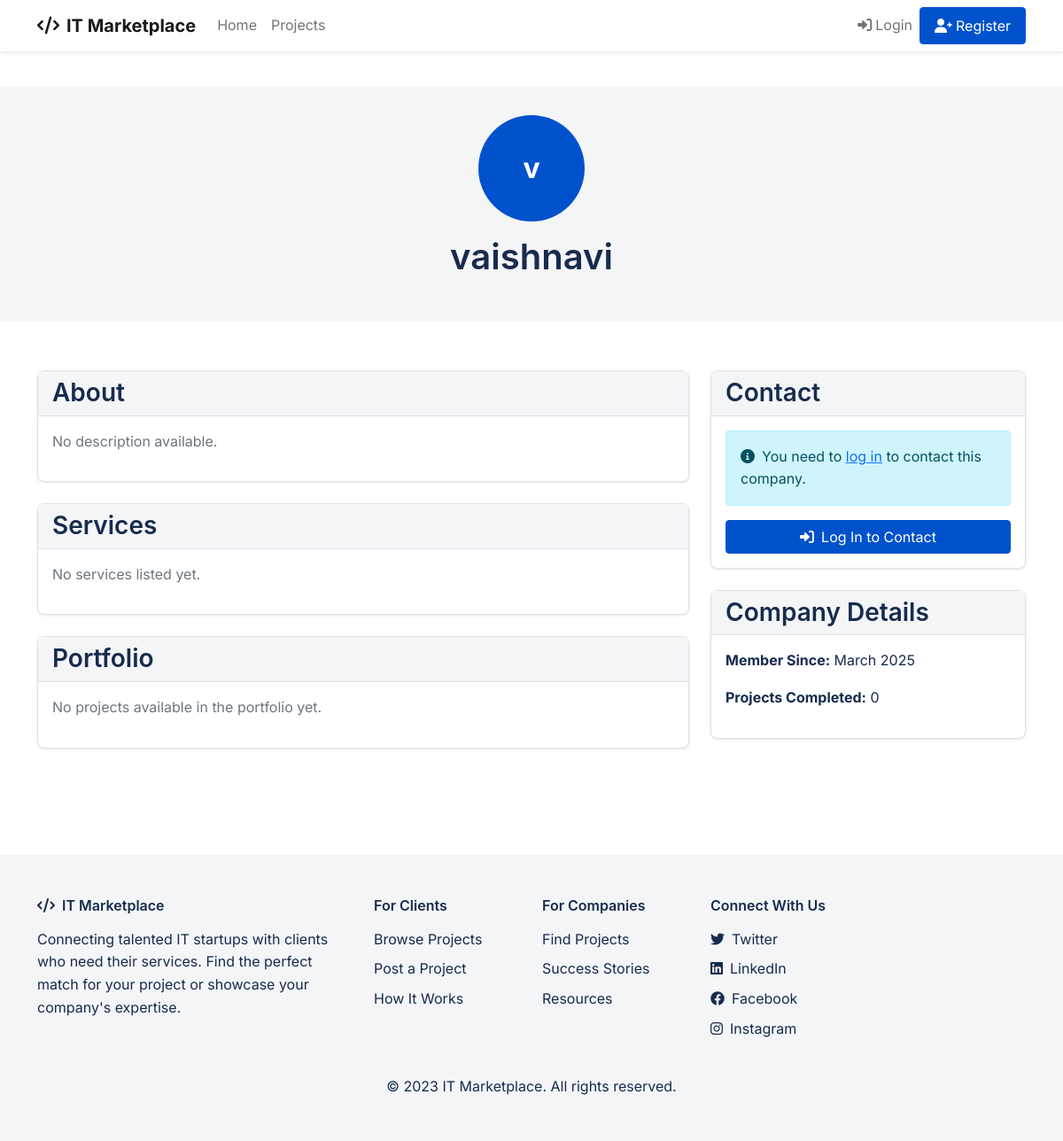
/company/1, run on the app's committed database.
### models.py (models this page shows)
class Company(db.Model):
    id = db.Column(db.Integer, primary_key=True)
    user_id = db.Column(db.Integer, db.ForeignKey('user.id'), nullable=False)
    name = db.Column(db.String(100), nullable=False)
    description = db.Column(db.Text)
    website = db.Column(db.String(120))
    services = db.Column(db.Text)
    created_at = db.Column(db.DateTime, default=datetime.utcnow)
    projects = db.relationship('Project', backref='company', lazy=True, foreign_keys='Project.company_id')

### app.py (the view)
@app.route('/company/<int:company_id>')
def company_profile(company_id):
    company = Company.query.get_or_404(company_id)
    return render_template('company_profile.html', company=company)

### templates/company_profile.html (shortened to what this page needs)
{% extends "layout.html" %}
{% block content %}
<section class="company-header">
    <div class="container">
        <div class="row">
            <div class="col-lg-8 mx-auto text-center">
                <div class="company-logo mb-3">
                    {{ company.name[0] }}
                </div>
                <h1>{{ company.name }}</h1>
            </div>
        </div>
    </div>
</section>
<div class="container py-4 company-profile">
    <div class="row">
        <div class="col-lg-8">
            <div class="card mb-4">
                <div class="card-header">
                    <h3 class="mb-0">About</h3>
                </div>
                <div class="card-body">
                    {% if company.description %}
                        <p>{{ company.description }}</p>
                    {% else %}
                        <p class="text-muted">No description available.</p>
                    {% endif %}
                </div>
            </div>
            <div class="card mb-4">
                <div class="card-header">
                    <h3 class="mb-0">Services</h3>
                </div>
                <div class="card-body">
                    {% if company.services %}
                        <div class="row">
                            {% for service in company.services.split('\n') %}
                                {% if service.strip() %}
                                    <div class="col-md-6 mb-3">
                                        <div class="d-flex align-items-center">
                                            <i class="fas fa-check-circle text-success me-2"></i>
                                            <span>{{ service.strip() }}</span>
                                        </div>
                                    </div>
                                {% endif %}
                            {% endfor %}
                        </div>
                    {% else %}
                        <p class="text-muted">No services listed yet.</p>
                    {% endif %}
                </div>
            </div>
            <div class="card mb-4">
                <div class="card-header">
                    <h3 class="mb-0">Portfolio</h3>
                </div>
                <div class="card-body">
                    {% if company.projects %}
                        <div class="row">
                            {% for project in company.projects %}
                                <div class="col-md-6 mb-4">
                                    <div class="card h-100 portfolio-item" data-project-id="{{ project.id }}">
                                        <div class="card-body">
                                            <h5 class="card-title project-title">{{ project.title }}</h5>
                                            <p class="card-text project-description">{{ project.description|truncate(100) }}</p>
                                            <p class="mb-0"><strong>Budget:</strong> ${{ project.budget }}</p>
                                            <p class="mb-0"><strong>Status:</strong>
                                                <span class="project-status project-status-{{ project.status }}">
                                                    {{ project.status.replace('_', ' ').title() }}
                                                </span>
                                            </p>
                                        </div>
                                        <div class="card-footer bg-white">
                                            <a href="{{ url_for('project_detail', project_id=project.id) }}" class="btn btn-sm btn-outline-primary">
                                                View Project
                                            </a>
                                        </div>
                                    </div>
                                </div>
                            {% endfor %}
                        </div>
                    {% else %}
                        <p class="text-muted">No projects available in the portfolio yet.</p>
                    {% endif %}
                </div>
            </div>
        </div>
        <div class="col-lg-4">
            <div class="card mb-4">
                <div class="card-header">
                    <h3 class="mb-0">Contact</h3>
                </div>
                <div class="card-body">
                    {% if current_user.is_authenticated %}
                        <form id="contact-form" action="{{ url_for('send_message') }}" method="post">
                            <input type="hidden" name="csrf_token" value="{{ csrf_token() }}">
                            <input type="hidden" name="recipient" value="{{ company.user.username }}">
                            <div class="mb-3">
                                <label for="contact-message" class="form-label">Message</label>
                                <textarea class="form-control" id="contact-message" name="content" rows="4" required></textarea>
                            </div>
                            <div class="d-grid">
                                <button type="submit" class="btn btn-primary">
                                    <i class="fas fa-paper-plane me-2"></i>Send Message
                                </button>
                            </div>
                        </form>
                    {% else %}
                        <div class="alert alert-info mb-3">
                            <i class="fas fa-info-circle me-2"></i>You need to
                            <a href="{{ url_for('login') }}">log in</a> to contact this company.
                        </div>
                        <div class="d-grid">
                            <a href="{{ url_for('login') }}" class="btn btn-primary">
                                <i class="fas fa-sign-in-alt me-2"></i>Log In to Contact
                            </a>
                        </div>
                    {% endif %}
                </div>
            </div>
            <div class="card mb-4">
                <div class="card-header">
                    <h3 class="mb-0">Company Details</h3>
                </div>
                <div class="card-body">
                    <p><strong>Member Since:</strong> {{ company.created_at.strftime('%B %Y') }}</p>
                    <p><strong>Projects Completed:</strong>
                        {{ company.projects|selectattr('status', 'equalto', 'completed')|list|length }}
                    </p>
                </div>
            </div>
        </div>
    </div>
</div>
{% endblock %}

### static/css/style.css (style rules this page uses)
:root { --primary-color: #0052CC; --secondary-color: #00875A; --accent-color: #FF5630; --background-color: #FFFFFF; --text-color: #172B4D; --light-gray: #F4F5F7; --medium-gray: #DFE1E6; --dark-gray: #7A869A; --success-color: #36B37E; --warning-color: #FFAB00; --danger-color: #FF5630; }
body { font-family: 'Inter', -apple-system, BlinkMacSystemFont, 'Segoe UI', Roboto, Oxygen, Ubuntu, Cantarell, 'Open Sans', 'Helvetica Neue', sans-serif; color: var(--text-color); line-height: 1.6; background-color: var(--background-color); }
h1, h2, h3, h4, h5, h6 { font-family: 'SF Pro Display', -apple-system, BlinkMacSystemFont, 'Segoe UI', Roboto, Oxygen, Ubuntu, Cantarell, 'Open Sans', 'Helvetica Neue', sans-serif; font-weight: 600; margin-bottom: 1rem; color: var(--text-color); }
h1 { font-size: 2.5rem; }
h3 { font-size: 1.75rem; }
.btn-primary { background-color: var(--primary-color); border-color: var(--primary-color); }
.card { border-radius: 8px; border: 1px solid var(--medium-gray); box-shadow: 0 1px 3px rgba(0, 0, 0, 0.1); margin-bottom: 20px; transition: transform 0.2s, box-shadow 0.2s; }
.card-header { background-color: var(--light-gray); border-bottom: 1px solid var(--medium-gray); font-weight: 600; }
.company-header { background-color: var(--light-gray); padding: 2rem 0; margin-bottom: 2rem; }
.company-logo { width: 120px; height: 120px; border-radius: 50%; background-color: var(--primary-color); color: white; display: flex; align-items: center; justify-content: center; font-size: 2rem; font-weight: bold; margin: 0 auto 1rem; }

### data on the page
Company: name "v", name "vaishnavi", created_at "March 2025"
